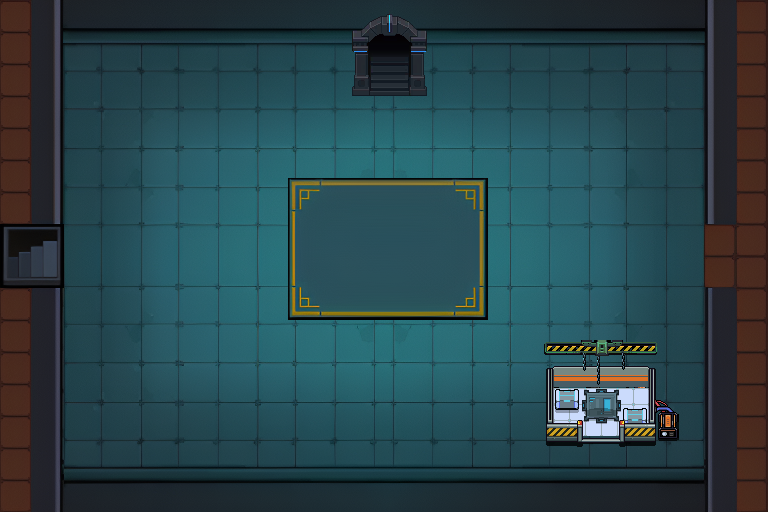

A level layout from a 2D game, rendered from its tile map. Below: a short description, then the map file with its tile-grid data intact:
An orthogonal 24x16 tile map with 32x32 px tiles, 5 tile layers (Floor, Decoration, Wall, Gamestart, ...), 6 tilesets.

<map version="1.0" tiledversion="1.0.1" orientation="orthogonal" renderorder="right-down" width="24" height="16" tilewidth="32" tileheight="32" nextobjectid="1">
 <tileset firstgid="1" name="Lobby" tilewidth="32" tileheight="32" tilecount="384" columns="24">
  <image source="Lobby.png" width="768" height="512" />
 </tileset>
 <tileset firstgid="385" name="carpet2" tilewidth="200" tileheight="142" tilecount="1" columns="1">
  <image source="carpet2.png" width="200" height="142" />
 </tileset>
 <tileset firstgid="386" name="door1" tilewidth="75" tileheight="83" tilecount="1" columns="1">
  <image source="door1.png" width="75" height="84" />
 </tileset>
 <tileset firstgid="387" name="door" tilewidth="75" tileheight="83" tilecount="1" columns="1">
  <image source="door.png" width="75" height="83" />
 </tileset>
 <tileset firstgid="388" name="decoration2" tilewidth="32" tileheight="32" tilecount="4" columns="2">
  <image source="decoration2.png" width="64" height="64" />
 </tileset>
 <tileset firstgid="392" name="decoration1" tilewidth="135" tileheight="108" tilecount="1" columns="1">
  <image source="decoration1.png" width="135" height="108" />
 </tileset>
 <layer name="Floor" width="24" height="16">
  <data encoding="csv">
1,0,0,0,0,0,0,0,0,0,0,0,0,0,0,0,0,0,0,0,0,0,0,24,
25,0,27,28,29,30,31,32,33,34,35,36,37,38,39,40,41,42,43,44,45,46,0,48,
49,0,51,52,53,54,55,56,57,58,59,60,61,62,63,64,65,66,67,68,69,70,0,72,
73,0,75,76,77,78,79,80,81,82,83,84,85,86,87,88,89,90,91,92,93,94,0,96,
97,0,99,100,101,102,103,104,105,106,107,108,109,110,111,112,113,114,115,116,117,118,0,120,
121,0,123,124,125,126,127,128,129,130,131,132,133,134,135,136,137,138,139,140,141,142,0,144,
145,0,147,148,149,150,151,152,153,154,155,156,157,158,159,160,161,162,163,164,165,166,0,168,
169,170,171,172,173,174,175,176,177,178,179,180,181,182,183,184,185,186,187,188,189,190,191,192,
193,194,195,196,197,198,199,200,201,202,203,204,205,206,207,208,209,210,211,212,213,214,215,216,
217,0,219,220,221,222,223,224,225,226,227,228,229,230,231,232,233,234,235,236,237,238,0,240,
241,0,243,244,245,246,247,248,249,250,251,252,253,254,255,256,257,258,259,260,261,262,0,264,
265,0,267,268,269,270,271,272,273,274,275,276,277,278,279,280,281,282,283,284,285,286,0,288,
289,0,291,292,293,294,295,296,297,298,299,300,301,302,303,304,305,306,307,308,309,310,0,312,
313,0,315,316,317,318,319,320,321,322,323,324,325,326,327,328,329,330,331,332,333,334,0,336,
337,0,339,340,341,342,343,344,345,346,347,348,349,350,351,352,353,354,355,356,357,358,0,360,
361,0,0,0,0,0,0,0,0,0,0,0,0,0,0,0,0,0,0,0,0,0,0,384
</data>
 </layer>
 <layer name="Decoration" width="24" height="16">
  <data encoding="csv">
0,0,0,0,0,0,0,0,0,0,0,0,0,0,0,0,0,0,0,0,0,0,0,0,
0,0,0,0,0,0,0,0,0,0,0,0,0,0,0,0,0,0,0,0,0,0,0,0,
0,0,0,0,0,0,0,0,0,0,0,0,0,0,0,0,0,0,0,0,0,0,0,0,
0,0,0,0,0,0,0,0,0,0,0,0,0,0,0,0,0,0,0,0,0,0,0,0,
0,0,0,0,0,0,0,0,0,0,0,0,0,0,0,0,0,0,0,0,0,0,0,0,
0,0,0,0,0,0,0,0,0,0,0,0,0,0,0,0,0,0,0,0,0,0,0,0,
0,0,0,0,0,0,0,0,0,0,0,0,0,0,0,0,0,0,0,0,0,0,0,0,
0,0,0,0,0,0,0,0,0,0,0,0,0,0,0,0,0,0,0,0,0,0,0,0,
0,0,0,0,0,0,0,0,0,0,0,0,0,0,0,0,0,0,0,0,0,0,0,0,
0,0,0,0,0,0,0,0,0,385,0,0,0,0,0,0,0,0,0,0,0,0,0,0,
0,0,0,0,0,0,0,0,0,0,0,0,0,0,0,0,0,0,0,0,0,0,0,0,
0,0,0,0,0,0,0,0,0,0,0,0,0,0,0,0,0,0,0,0,0,0,0,0,
0,0,0,0,0,0,0,0,0,0,0,0,0,0,0,0,0,0,0,0,0,0,0,0,
0,0,0,0,0,0,0,0,0,0,0,0,0,0,0,0,0,392,0,0,0,0,0,0,
0,0,0,0,0,0,0,0,0,0,0,0,0,0,0,0,0,0,0,0,0,0,0,0,
0,0,0,0,0,0,0,0,0,0,0,0,0,0,0,0,0,0,0,0,0,0,0,0
</data>
 </layer>
 <layer name="Wall" width="24" height="16">
  <data encoding="csv">
0,2,3,4,5,6,7,8,9,10,11,12,13,14,15,16,17,18,19,20,21,22,23,0,
0,26,0,0,0,0,0,0,0,0,0,0,0,0,0,0,0,0,0,0,0,0,47,0,
0,50,0,0,0,0,0,0,0,0,0,387,0,0,0,0,0,0,0,0,0,0,71,0,
0,74,0,0,0,0,0,0,0,0,0,0,0,0,0,0,0,0,0,0,0,0,95,0,
0,98,0,0,0,0,0,0,0,0,0,0,0,0,0,0,0,0,0,0,0,0,119,0,
0,122,0,0,0,0,0,0,0,0,0,0,0,0,0,0,0,0,0,0,0,0,143,0,
0,146,0,0,0,0,0,0,0,0,0,0,0,0,0,0,0,0,0,0,0,0,167,0,
0,0,0,0,0,0,0,0,0,0,0,0,0,0,0,0,0,0,0,0,0,0,0,0,
0,0,0,0,0,0,0,0,0,0,0,0,0,0,0,0,0,0,0,0,0,0,0,0,
0,218,0,0,0,0,0,0,0,0,0,0,0,0,0,0,0,0,0,0,0,0,239,0,
0,242,0,0,0,0,0,0,0,0,0,0,0,0,0,0,0,0,0,0,0,0,263,0,
0,266,0,0,0,0,0,0,0,0,0,0,0,0,0,0,0,0,0,0,0,0,287,0,
0,290,0,0,0,0,0,0,0,0,0,0,0,0,0,0,0,0,0,0,0,0,311,0,
0,314,0,0,0,0,0,0,0,0,0,0,0,0,0,0,0,0,0,0,0,0,335,0,
0,338,0,0,0,0,0,0,0,0,0,0,0,0,0,0,0,0,0,0,0,0,359,0,
0,362,363,364,365,366,367,368,369,370,371,372,373,374,375,376,377,378,379,380,381,382,383,0
</data>
 </layer>
 <layer name="Gamestart" width="24" height="16">
  <data encoding="csv">
0,0,0,0,0,0,0,0,0,0,0,0,0,0,0,0,0,0,0,0,0,0,0,0,
0,0,0,0,0,0,0,0,0,0,0,0,0,0,0,0,0,0,0,0,0,0,0,0,
0,0,0,0,0,0,0,0,0,0,0,386,0,0,0,0,0,0,0,0,0,0,0,0,
0,0,0,0,0,0,0,0,0,0,0,0,0,0,0,0,0,0,0,0,0,0,0,0,
0,0,0,0,0,0,0,0,0,0,0,0,0,0,0,0,0,0,0,0,0,0,0,0,
0,0,0,0,0,0,0,0,0,0,0,0,0,0,0,0,0,0,0,0,0,0,0,0,
0,0,0,0,0,0,0,0,0,0,0,0,0,0,0,0,0,0,0,0,0,0,0,0,
0,0,0,0,0,0,0,0,0,0,0,0,0,0,0,0,0,0,0,0,0,0,0,0,
0,0,0,0,0,0,0,0,0,0,0,0,0,0,0,0,0,0,0,0,0,0,0,0,
0,0,0,0,0,0,0,0,0,0,0,0,0,0,0,0,0,0,0,0,0,0,0,0,
0,0,0,0,0,0,0,0,0,0,0,0,0,0,0,0,0,0,0,0,0,0,0,0,
0,0,0,0,0,0,0,0,0,0,0,0,0,0,0,0,0,0,0,0,0,0,0,0,
0,0,0,0,0,0,0,0,0,0,0,0,0,0,0,0,0,0,0,0,0,0,0,0,
0,0,0,0,0,0,0,0,0,0,0,0,0,0,0,0,0,0,0,0,0,0,0,0,
0,0,0,0,0,0,0,0,0,0,0,0,0,0,0,0,0,0,0,0,0,0,0,0,
0,0,0,0,0,0,0,0,0,0,0,0,0,0,0,0,0,0,0,0,0,0,0,0
</data>
 </layer>
 <layer name="Setting" width="24" height="16">
  <data encoding="csv">
0,0,0,0,0,0,0,0,0,0,0,0,0,0,0,0,0,0,0,0,0,0,0,0,
0,0,0,0,0,0,0,0,0,0,0,0,0,0,0,0,0,0,0,0,0,0,0,0,
0,0,0,0,0,0,0,0,0,0,0,0,0,0,0,0,0,0,0,0,0,0,0,0,
0,0,0,0,0,0,0,0,0,0,0,0,0,0,0,0,0,0,0,0,0,0,0,0,
0,0,0,0,0,0,0,0,0,0,0,0,0,0,0,0,0,0,0,0,0,0,0,0,
0,0,0,0,0,0,0,0,0,0,0,0,0,0,0,0,0,0,0,0,0,0,0,0,
0,0,0,0,0,0,0,0,0,0,0,0,0,0,0,0,0,0,0,0,0,0,0,0,
388,389,0,0,0,0,0,0,0,0,0,0,0,0,0,0,0,0,0,0,0,0,0,0,
390,391,0,0,0,0,0,0,0,0,0,0,0,0,0,0,0,0,0,0,0,0,0,0,
0,0,0,0,0,0,0,0,0,0,0,0,0,0,0,0,0,0,0,0,0,0,0,0,
0,0,0,0,0,0,0,0,0,0,0,0,0,0,0,0,0,0,0,0,0,0,0,0,
0,0,0,0,0,0,0,0,0,0,0,0,0,0,0,0,0,0,0,0,0,0,0,0,
0,0,0,0,0,0,0,0,0,0,0,0,0,0,0,0,0,0,0,0,0,0,0,0,
0,0,0,0,0,0,0,0,0,0,0,0,0,0,0,0,0,0,0,0,0,0,0,0,
0,0,0,0,0,0,0,0,0,0,0,0,0,0,0,0,0,0,0,0,0,0,0,0,
0,0,0,0,0,0,0,0,0,0,0,0,0,0,0,0,0,0,0,0,0,0,0,0
</data>
 </layer>
</map>
